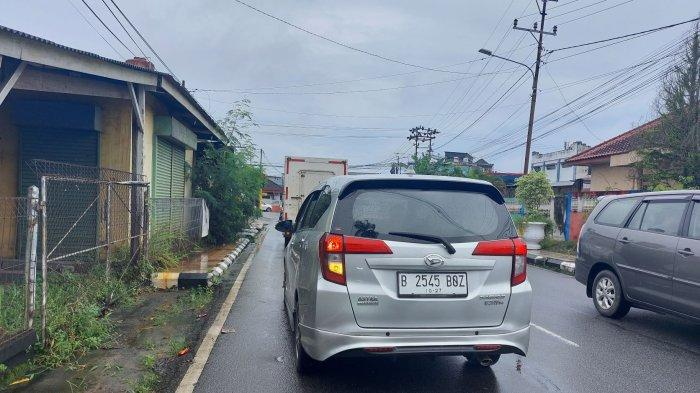
#> input picture contoh/15122022plat.jpg, 700 x 393 px
$ python -i accurate_plate_detection.py   (imports and definitions only)
#> lines starting #> are read from the running program, lines starting #| are printed output that depends on the picture; after the words box and inside, x2 and y2 are one past the last pixel; in counts of white or black regions, pixels touching at a corner belong together
#> in accurate_plate_detection, image is the input picture: shape (393, 700, 3); mean B, G, R 139.7, 129.2, 119.7
#| 📷 Memuat gambar: (393, 700, 3)
### utils/ocr_ensemble.py
"""
OCR Ensemble Module untuk koordinasi multiple OCR engines
Meningkatkan accuracy dengan voting dan consensus mechanisms
"""

import cv2
import numpy as np
import pytesseract
import logging
import re
import time
from typing import List, Tuple, Dict, Optional
from collections import Counter, defaultdict
from dataclasses import dataclass
import difflib

@dataclass
class OCRResult:
    """Data class untuk single OCR result"""
    text: str
    confidence: float
    method: str
    processing_time: float
    raw_data: dict = None

class OCREnsemble:
    """
    OCR Ensemble system menggunakan multiple methods dan voting
    """

    def __init__(self, config=None):
        """Initialize OCR Ensemble"""
        # Import config
        if config is None:
            from config import TesseractConfig
            self.tesseract_config = TesseractConfig
        else:
            self.tesseract_config = config.TesseractConfig

        self.logger = logging.getLogger(__name__)

        # OCR Methods configuration - OPTIMIZED for CCTV conditions & SPEED
        self.ocr_methods = {
            'cctv_block': {
                'config': '--psm 6 --oem 3 -c tessedit_char_whitelist=ABCDEFGHIJKLMNOPQRSTUVWXYZ0123456789',
                'language': 'eng',
                'weight': 1.8  # ✅ INCREASED: Highest weight for best CCTV performance
            },
            'single_line': {
                'config': '--psm 7 --oem 3 -c tessedit_char_whitelist=ABCDEFGHIJKLMNOPQRSTUVWXYZ0123456789',
                'language': 'ind+eng',
                'weight': 1.5  # ✅ INCREASED: Better for Indonesian plates
            },
            'single_word': {
                'config': '--psm 8 --oem 3 -c tessedit_char_whitelist=ABCDEFGHIJKLMNOPQRSTUVWXYZ0123456789',
                'language': 'eng',
                'weight': 1.2  # ✅ INCREASED: Good for clear plates
            },
            'raw_line': {
                'config': '--psm 13 --oem 3 -c tessedit_char_whitelist=ABCDEFGHIJKLMNOPQRSTUVWXYZ0123456789',
                'language': 'ind+eng',
                'weight': 0.9  # ⚡ DECREASED: Less reliable for structured plates
            },
            'tesseract_eng': {
                'config': '--psm 6 --oem 3 -c tessedit_char_whitelist=ABCDEFGHIJKLMNOPQRSTUVWXYZ0123456789',
                'language': 'eng',
                'weight': 1.3  # ✅ INCREASED: Solid baseline method
            },
            'tesseract_indonesia': {
                'config': '--psm 7 --oem 3 -c tessedit_char_whitelist=ABCDEFGHIJKLMNOPQRSTUVWXYZ0123456789',
                'language': 'ind',
                'weight': 1.2  # ✅ INCREASED: Better for regional plates
            }
        }

        # Indonesian license plate patterns
        self.plate_patterns = [
            r'^[A-Z]{1,2}\d{3,4}[A-Z]{1,3}$',  # Standard: B1234ABC
            r'^[A-Z]\d{4}[A-Z]{2,3}$',         # Alternative: B1234AB
            r'^[A-Z]{2}\d{3,4}[A-Z]{1,2}$',   # Regional: AB1234C
            r'^[A-Z]\d{1,3}[A-Z]{3}$',        # Special: B123ABC
        ]

        # Character substitution rules untuk common OCR errors
        self.char_substitutions = {
            '0': ['O', 'Q', 'D'],
            'O': ['0', 'Q', 'D'],
            '1': ['I', 'L', '|'],
            'I': ['1', 'L', '|'],
            'S': ['5', '8'],
            '5': ['S', '8'],
            '8': ['B', '3'],
            'B': ['8', '3'],
            '6': ['G', 'C'],
            'G': ['6', 'C'],
            'Z': ['2', '7'],
            '2': ['Z', '7']
        }

        # Performance tracking
        self.total_ocr_calls = 0
        self.successful_consensus = 0
        self.method_performance = defaultdict(list)

        self.logger.info("OCR Ensemble initialized")

    # [643 lines left out: functions preprocess_for_method, single_ocr_attempt, character_level_ocr, clean_plate_text, smart_indonesian_validation, apply_character_corrections and 5 more, not called in this run]

# [4 lines that do not run on import are left out]

### config.py
import os
from dotenv import load_dotenv

# Load environment variables
load_dotenv()

class Config:
    """Konfigurasi sistem deteksi plat nomor"""

    # Konfigurasi Flask Secret Key
    # Generate dengan: python3 -c "import secrets; print(secrets.token_hex(32))"
    SECRET_KEY = os.getenv('SECRET_KEY', 'dev-secret-key-please-change-in-production')

    # Konfigurasi Kamera
    CAMERA_HOST = os.getenv('CAMERA_HOST', '192.168.1.203')
    CAMERA_PORT = os.getenv('CAMERA_PORT', '5503')
    CAMERA_USER = os.getenv('CAMERA_USER', 'admin')
    CAMERA_PASSWORD = os.getenv('CAMERA_PASSWORD', '')
    CAMERA_CHANNEL = os.getenv('CAMERA_CHANNEL', '1')
    CAMERA_SUBTYPE = os.getenv('CAMERA_SUBTYPE', '0')

    # [4 lines left out: function CAMERA_URL, not called in this run]

    # Konfigurasi Database MySQL (Laragon)
    DB_HOST = os.getenv('DB_HOST', 'localhost')
    DB_PORT = int(os.getenv('DB_PORT', '3306'))
    DB_USER = os.getenv('DB_USER', 'root')
    DB_PASSWORD = os.getenv('DB_PASSWORD', '')
    DB_NAME = os.getenv('DB_NAME', 'sistem_parkir_smk')

    # Konfigurasi Sistem
    SAVE_FOLDER = os.getenv('SAVE_FOLDER', 'static/gambarplat')
    LOG_LEVEL = os.getenv('LOG_LEVEL', 'INFO')
    MAX_RETRY_CAMERA = int(os.getenv('MAX_RETRY_CAMERA', '5'))
    FLASK_PORT = int(os.getenv('FLASK_PORT', '8080'))  # Default 8080 (port development yang aman)

    # Konfigurasi Deteksi
    # Ukuran minimum plat yang akan dideteksi
    MIN_PLATE_WIDTH = 100
    MIN_PLATE_HEIGHT = 30
    MIN_ASPECT_RATIO = 1.5  # Plat nomor biasanya lebih lebar dari tinggi
    MAX_ASPECT_RATIO = 6.0  # Batas maksimal rasio lebar:tinggi

    # Konfigurasi OCR
    OCR_CONFIG = '--psm 8 -c tessedit_char_whitelist=ABCDEFGHIJKLMNOPQRSTUVWXYZ0123456789'

    # Konfigurasi Preprocessing
    GAUSSIAN_BLUR_KERNEL = (5, 5)
    MORPH_KERNEL_SIZE = (3, 3)
    CANNY_THRESHOLD1 = 50
    CANNY_THRESHOLD2 = 150

    # Confidence threshold untuk deteksi
    MIN_CONFIDENCE = 0.6

    # Konfigurasi untuk validasi plat Indonesia
    INDONESIAN_PLATE_PATTERNS = [
        r'^[A-Z]{1,2}\s?\d{1,4}\s?[A-Z]{1,3}$',  # Format umum: B 1234 ABC
        r'^[A-Z]{2}\s?\d{1,4}\s?[A-Z]{1,2}$',    # Format 2 huruf: AB 1234 CD
        r'^[A-Z]\s?\d{1,4}\s?[A-Z]{1,3}$'        # Format 1 huruf: B 1234 ABC
    ]

    def __init__(self):
        """Inisialisasi dan validasi konfigurasi"""
        self._create_folders()
        self._validate_config()

    def _create_folders(self):
        """Buat folder yang diperlukan jika belum ada"""
        if not os.path.exists(self.SAVE_FOLDER):
            os.makedirs(self.SAVE_FOLDER)
            print(f"✅ Folder {self.SAVE_FOLDER} dibuat")

    def _validate_config(self):
        """Validasi konfigurasi"""
        # Check .env file existence
        if not os.path.exists('.env'):
            print("⚠️  WARNING: File .env tidak ditemukan!")
            print("📝 SOLUSI:")
            print("   1. Copy file '.env.example' jadi '.env'")
            print("   2. Edit '.env' dan isi password kamera Anda")
            print("   3. Generate SECRET_KEY dengan: python3 -c \"import secrets; print(secrets.token_hex(32))\"")
            print("   Untuk sementara menggunakan default values (not recommended for production)\n")

        # Check camera password
        if not self.CAMERA_PASSWORD:
            print("⚠️  WARNING: CAMERA_PASSWORD belum diset!")
            print("📝 SOLUSI: Tambahkan 'CAMERA_PASSWORD=your_password' di file .env\n")

        # Check secret key (development warning)
        if self.SECRET_KEY == 'dev-secret-key-please-change-in-production':
            print("⚠️  WARNING: SECRET_KEY masih menggunakan default!")
            print("📝 SOLUSI: Generate random key dengan:")
            print("   python3 -c \"import secrets; print(secrets.token_hex(32))\"")
            print("   Lalu tambahkan ke .env file\n")

        # Info
        print(f"📹 Kamera: {self.CAMERA_HOST}:{self.CAMERA_PORT}")
        print(f"📁 Save folder: {self.SAVE_FOLDER} (untuk foto plat terdeteksi)")
        print(f"💾 Database: MySQL ({self.DB_USER}@{self.DB_HOST}:{self.DB_PORT}/{self.DB_NAME})")
        print("")

# Instance global config
config = Config()

### accurate_plate_detection.py
#!/usr/bin/env python3
"""
Accurate plate detection untuk kondisi real-world seperti gambar P 2543 BP2
Fokus pada deteksi plat Indonesia dengan berbagai kondisi pencahayaan
"""

import cv2
import numpy as np
import sys
import os
from utils.ocr_ensemble import OCREnsemble

def detect_license_plate_regions(image):
    """Deteksi region plat nomor dengan pendekatan yang lebih fleksibel"""

    # Convert to different color spaces for analysis
    gray = cv2.cvtColor(image, cv2.COLOR_BGR2GRAY)
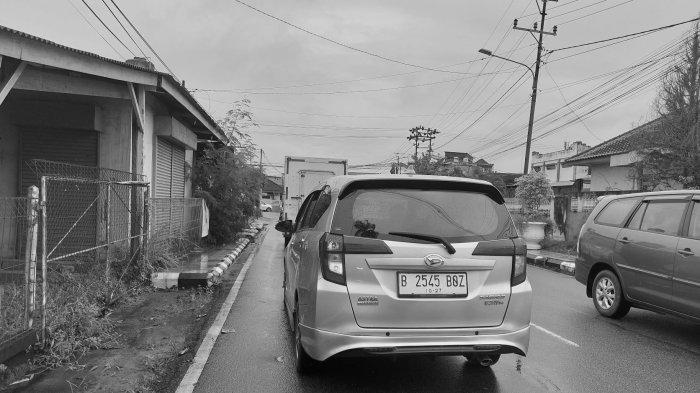
#> gray: shape (393, 700); min 2, max 254, mean 127.6
    hsv = cv2.cvtColor(image, cv2.COLOR_BGR2HSV)
#> hsv: shape (393, 700, 3); mean H, S, V 96.8, 57.9, 144

    # Multiple approaches to find plate regions
    candidates = []

    # Approach 1: Edge-based detection
    # Apply Gaussian blur to reduce noise
    blurred = cv2.GaussianBlur(gray, (5, 5), 0)

    # Multiple edge detection with different thresholds
    for low_thresh in [50, 75, 100]:
        for high_thresh in [150, 200, 250]:
            edges = cv2.Canny(blurred, low_thresh, high_thresh)

            # Morphological operations to connect edges
            kernel = cv2.getStructuringElement(cv2.MORPH_RECT, (15, 3))
            closed = cv2.morphologyEx(edges, cv2.MORPH_CLOSE, kernel)

            # Find contours
            contours, _ = cv2.findContours(closed, cv2.RETR_EXTERNAL, cv2.CHAIN_APPROX_SIMPLE)

            for contour in contours:
                area = cv2.contourArea(contour)
                if area < 500 or area > 20000:  # Filter by reasonable size
                    continue

                x, y, w, h = cv2.boundingRect(contour)
                aspect_ratio = w / h if h > 0 else 0

                # Indonesian license plates are typically 2.5:1 to 4.5:1 ratio
                if 2.0 <= aspect_ratio <= 5.0:
                    candidates.append({
                        'bbox': (x, y, w, h),
                        'area': area,
                        'aspect_ratio': aspect_ratio,
                        'method': f'edge_{low_thresh}_{high_thresh}',
                        'score': area * aspect_ratio
                    })
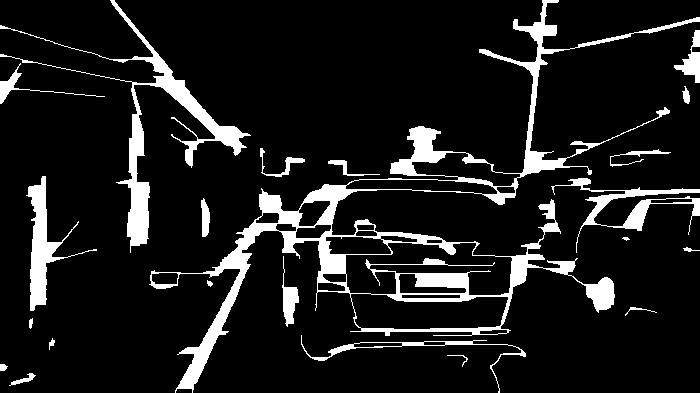
#> closed: shape (393, 700); 10.8% white; 22 white regions (1 under 20 px), largest, box (x1, y1, x2, y2) and area: (149, 0, 700, 393) 17115, (0, 0, 251, 253) 5101, (26, 176, 97, 311) 2177
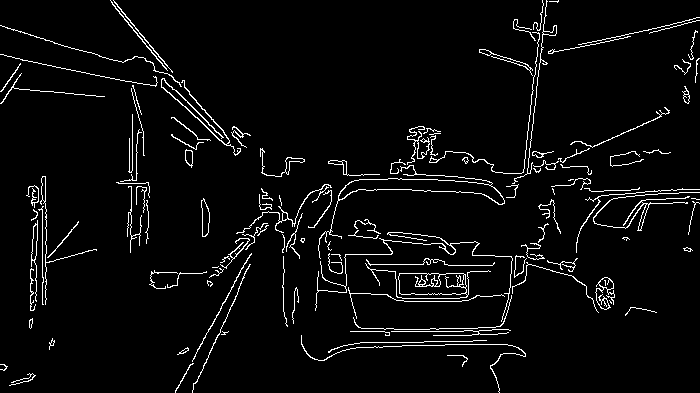
#> edges: shape (393, 700); 4.2% white in thin lines or dots
#> after the loop, candidates = 3 items

    # Approach 2: Text-like region detection
    # Create MSER detector for text regions
    mser = cv2.MSER_create()
    regions, _ = mser.detectRegions(gray)
#> regions = 439 items

    for region in regions:
        if len(region) < 50:  # Too few points
            continue

        # Get bounding box of region
        x, y, w, h = cv2.boundingRect(region)
        area = w * h

        if area < 300 or area > 15000:
            continue

        aspect_ratio = w / h if h > 0 else 0

        if 2.0 <= aspect_ratio <= 5.0:
            candidates.append({
                'bbox': (x, y, w, h),
                'area': area,
                'aspect_ratio': aspect_ratio,
                'method': 'mser',
                'score': area * aspect_ratio * 1.1  # Slight boost for MSER
            })
#> this loop made 439 passes
#> (x, y, w, h, area, aspect_ratio) on passes 1 to 3: (83, 1, 28, 31, 868, 0.903), (83, 1, 30, 33, 990, 0.909), (145, 80, 80, 70, 5600, 1.14)
#> after the loop, candidates = 90 items

    # Approach 3: Color-based detection (lighter regions)
    # Detect lighter regions that could be license plates

    # Threshold for lighter regions
    for threshold in [120, 140, 160, 180]:
        _, light_mask = cv2.threshold(gray, threshold, 255, cv2.THRESH_BINARY)

        # Morphological operations
        kernel = cv2.getStructuringElement(cv2.MORPH_RECT, (20, 5))
        morph = cv2.morphologyEx(light_mask, cv2.MORPH_CLOSE, kernel)

        # Find contours
        contours, _ = cv2.findContours(morph, cv2.RETR_EXTERNAL, cv2.CHAIN_APPROX_SIMPLE)

        for contour in contours:
            area = cv2.contourArea(contour)
            if area < 400 or area > 25000:
                continue

            x, y, w, h = cv2.boundingRect(contour)
            aspect_ratio = w / h if h > 0 else 0

            if 2.0 <= aspect_ratio <= 5.0:
                candidates.append({
                    'bbox': (x, y, w, h),
                    'area': area,
                    'aspect_ratio': aspect_ratio,
                    'method': f'light_{threshold}',
                    'score': area * aspect_ratio * 0.9  # Slightly lower priority
                })
#> this loop made 4 passes
#> pass 1, in detect_license_plate_regions, `_, light_mask = cv2.threshold(gray, threshold, 255, cv2.THRESH_BINARY)`:
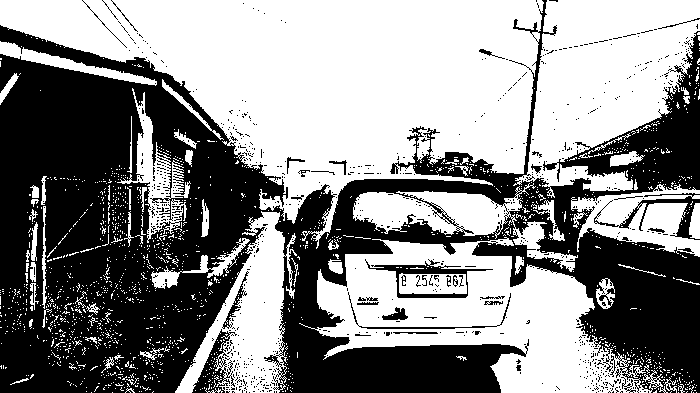
#> light_mask: shape (393, 700); 54.5% white; 809 black regions (771 under 20 px), largest, box (x1, y1, x2, y2) and area: (0, 0, 700, 393) 118295, (365, 259, 493, 298) 1068, (192, 329, 237, 393) 1040
#> pass 1, in detect_license_plate_regions, `morph = cv2.morphologyEx(light_mask, cv2.MORPH_CLOSE, kernel)`:
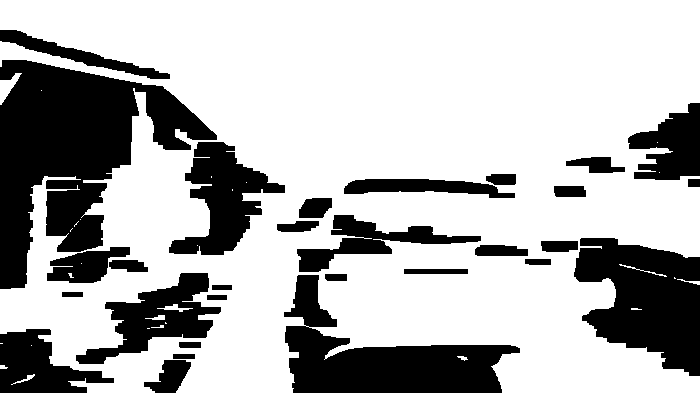
#> morph: shape (393, 700); 70.9% white; 29 black regions, largest, box (x1, y1, x2, y2) and area: (0, 60, 217, 289) 23432, (284, 275, 520, 393) 12034, (574, 238, 700, 376) 11411
#> after the loop:
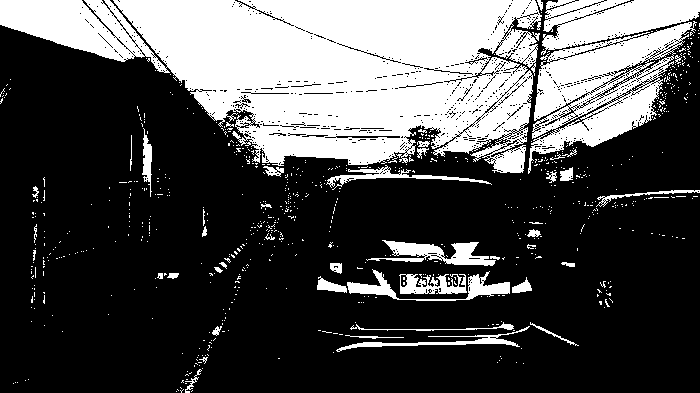
#> light_mask: shape (393, 700); 30.3% white; 755 white regions (708 under 20 px), largest, box (x1, y1, x2, y2) and area: (0, 0, 542, 173) 57565, (528, 21, 697, 174) 10713, (541, 0, 700, 55) 5166
#> after the loop:
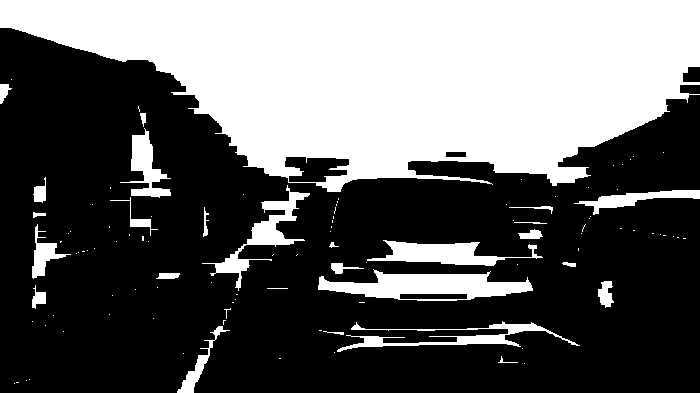
#> morph: shape (393, 700); 37.9% white; 108 white regions (81 under 20 px), largest, box (x1, y1, x2, y2) and area: (0, 0, 700, 192) 88760, (318, 269, 533, 301) 3741, (367, 240, 543, 266) 2096
#> after the loop, candidates = 92 items

    # Remove overlapping candidates and sort by score
    filtered_candidates = remove_overlapping_regions(candidates)
    filtered_candidates.sort(key=lambda x: x['score'], reverse=True)

    return filtered_candidates[:10]  # Return top 10 candidates

def remove_overlapping_regions(candidates):
    """Remove overlapping regions, keeping the one with higher score"""
    filtered = []

    # Sort by score first
    candidates.sort(key=lambda x: x['score'], reverse=True)

    for candidate in candidates:
        x1, y1, w1, h1 = candidate['bbox']

        # Check if this candidate overlaps significantly with any existing filtered candidate
        is_overlapping = False
        for filtered_candidate in filtered:
            x2, y2, w2, h2 = filtered_candidate['bbox']

            # Calculate intersection area
            inter_x1 = max(x1, x2)
            inter_y1 = max(y1, y2)
            inter_x2 = min(x1 + w1, x2 + w2)
            inter_y2 = min(y1 + h1, y2 + h2)

            if inter_x2 > inter_x1 and inter_y2 > inter_y1:
                inter_area = (inter_x2 - inter_x1) * (inter_y2 - inter_y1)
                area1 = w1 * h1
                area2 = w2 * h2

                # If intersection is more than 30% of either region, consider it overlapping
                if inter_area > 0.3 * min(area1, area2):
                    is_overlapping = True
                    break

        if not is_overlapping:
            filtered.append(candidate)
#> this loop made 92 passes
#> (x1, y1, w1, h1) on passes 1 to 8: (296, 343, 229, 49), (296, 343, 229, 49), (318, 222, 297, 91), (345, 240, 167, 72), (345, 240, 167, 73), (297, 345, 160, 47), (541, 1, 158, 55), (541, 1, 158, 55)

    return filtered

# [70 lines left out: function enhance_roi_for_ocr, not called in this run]

def accurate_plate_detection(image_path, output_dir="contoh"):
    """Deteksi plat nomor yang akurat untuk kondisi real-world"""

    image = cv2.imread(image_path)
    if image is None:
        print(f"❌ Tidak dapat memuat gambar: {image_path}")
        return []

    print(f"📷 Memuat gambar: {image.shape}")

    # Detect potential plate regions
    print("🔍 Mencari kandidat region plat nomor...")
    candidates = detect_license_plate_regions(image)

    print(f"  📊 Ditemukan {len(candidates)} kandidat region")
#|   📊 Ditemukan 10 kandidat region

    # Initialize OCR
    ocr_ensemble = OCREnsemble()

    detections = []
    result_image = image.copy()
    base_name = os.path.splitext(os.path.basename(image_path))[0]

    # Test each candidate
    for i, candidate in enumerate(candidates):
        x, y, w, h = candidate['bbox']
        print(f"\n  🔍 Testing kandidat {i+1}: {w}x{h} pixels")
        print(f"      Aspect ratio: {candidate['aspect_ratio']:.2f}")
        print(f"      Method: {candidate['method']}")
        print(f"      Score: {candidate['score']:.1f}")

        # Enhance ROI for OCR
        enhanced_versions = enhance_roi_for_ocr(image, candidate['bbox'])

        best_result = None
        best_confidence = 0
        best_method = None

        # Test each enhancement method
        for method_name, enhanced_roi in enhanced_versions:
            try:
                text, conf, details = ocr_ensemble.ensemble_ocr(enhanced_roi)

                # Filter out very short or very long results
                if text and 3 <= len(text.replace(' ', '')) <= 15 and conf > 30:
                    print(f"        {method_name}: '{text}' ({conf:.1f}%)")

                    if conf > best_confidence:
                        best_result = text
                        best_confidence = conf
                        best_method = method_name

            except Exception as e:
                print(f"        {method_name}: Error - {e}")

        if best_result and best_confidence > 45:  # Minimum confidence threshold
            print(f"    🎯 BEST: '{best_result}' (confidence: {best_confidence:.1f}%, method: {best_method})")

            detections.append({
                'text': best_result,
                'confidence': best_confidence,
                'bbox': candidate['bbox'],
                'method': best_method,
                'detection_method': candidate['method']
            })

            # Draw green rectangle for successful detection
            cv2.rectangle(result_image, (x, y), (x + w, y + h), (0, 255, 0), 3)
            cv2.putText(result_image, f"{best_result} ({best_confidence:.1f}%)",
                       (x, y - 10), cv2.FONT_HERSHEY_SIMPLEX, 0.8, (0, 255, 0), 2)

            # Save the best enhanced ROI
            for method_name, enhanced_roi in enhanced_versions:
                if method_name == best_method:
                    roi_path = os.path.join(output_dir, f"{base_name}_best_roi_{i+1}_{best_method}.jpg")
                    cv2.imwrite(roi_path, enhanced_roi)
                    print(f"    💾 Best ROI disimpan: {roi_path}")
                    break
        else:
            print(f"    ❌ Tidak ada hasil OCR yang memadai (best: {best_confidence:.1f}%)")
            # Draw red rectangle for failed detection
            cv2.rectangle(result_image, (x, y), (x + w, y + h), (0, 0, 255), 1)

    # Save result image
    output_path = os.path.join(output_dir, f"{base_name}_accurate_detection.jpg")
    cv2.imwrite(output_path, result_image)
    print(f"\n💾 Hasil deteksi disimpan: {output_path}")

    # Summary
    if detections:
        print(f"\n✅ BERHASIL mendeteksi {len(detections)} plat nomor:")
        for i, det in enumerate(detections):
            print(f"   {i+1}. '{det['text']}' (confidence: {det['confidence']:.1f}%)")
            print(f"      Enhancement: {det['method']}, Detection: {det['detection_method']}")

        # Return the best detection
        best_detection = max(detections, key=lambda x: x['confidence'])
        print(f"\n🏆 DETEKSI TERBAIK: '{best_detection['text']}' ({best_detection['confidence']:.1f}%)")
    else:
        print("\n❌ Tidak ada plat nomor yang berhasil dideteksi")

    return detections

# [8 lines not run here, left out]

#> (the run stopped early here; a loop or call above may not have finished)
